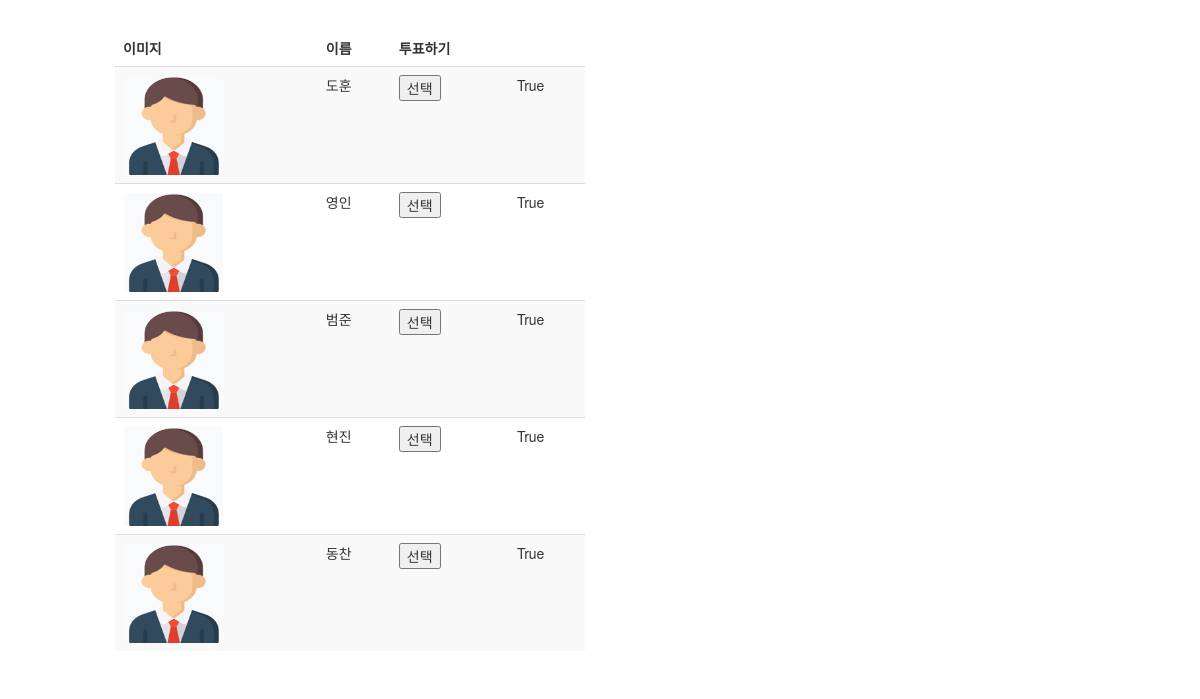
Screenshot of /game/ with the database file from the repository.
### elections/models.py (models this page shows, shortened)
class Candidate(models.Model):
    name = models.CharField(max_length=10) #이름
    job = models.CharField(max_length=10) #직업
    votes = models.IntegerField(default=0)#득표수
    life = models.BooleanField(default=True)
    img = models.ImageField(blank=True)

### elections/views.py (the view)
# urls.py: url(r'^game/$', views.game)
def game(request):
    candidates = Candidate.objects.all()
    context = {'candidates':candidates}
    for i in candidates:
        i.votes = 0
        i.life = True
        i.save()
    return render(request, 'elections/index.html', context)

### elections/templates/elections/index.html (shortened to what this page needs)
<!DOCTYPE html>
<html lang="en">
<head>
  <link rel="stylesheet" href="http://maxcdn.bootstrapcdn.com/bootstrap/3.3.6/css/bootstrap.min.css">
</head>
<body>
<div class="container" style="margin-left: 100px; margin-right: 20px; margin-bottom: 30px; margin-top: 30px; width: 500px;">
    <table class="table table-striped">
        <thead>
        <tr>
            <td><B>이미지</B></td>
            <td><B>이름</B></td>
            <td><B>투표하기</B></td>
        </tr>
        </thead>
        <tbody>
        {% for candidate in candidates %}
        <tr>
            <td><img src= "/static/img/man.png" width=100 height=100></td>
            <td>{{candidate.name}}</td>
            <td>
                <form action = "/polls/" method="post">
                    {% if candidate.life %}
                        <button name="choice" value="{{candidate.id}}">선택</button>
                    {% else %}
                        <button name="choice" value="{{candidate.id}}" disabled>선택</button>
                    {% endif %}
                </form>
            </td>
            <td>{{candidate.life}}</td>
        </tr>
        {% endfor %}
    </table>
</body>

### rows the page displays
Candidate: name "도훈", {{ candidate.id }} 1 (drawn), life "True"
Candidate: name "영인", {{ candidate.id }} 2 (drawn), life "True"
Candidate: name "범준", {{ candidate.id }} 3 (drawn), life "True"
Candidate: name "현진", {{ candidate.id }} 5 (drawn), life "True"
Candidate: name "동찬", {{ candidate.id }} 22 (drawn), life "True"
